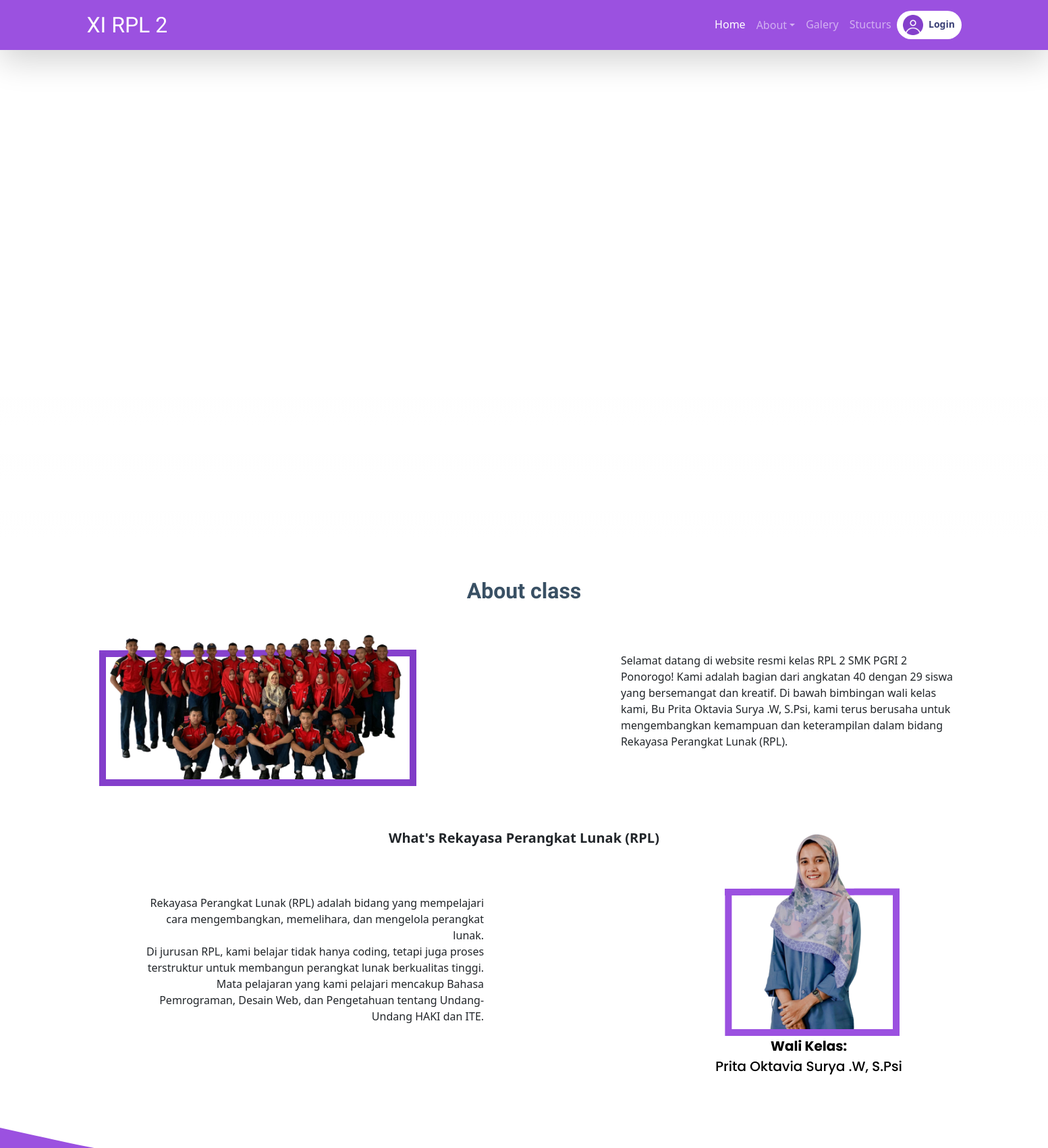
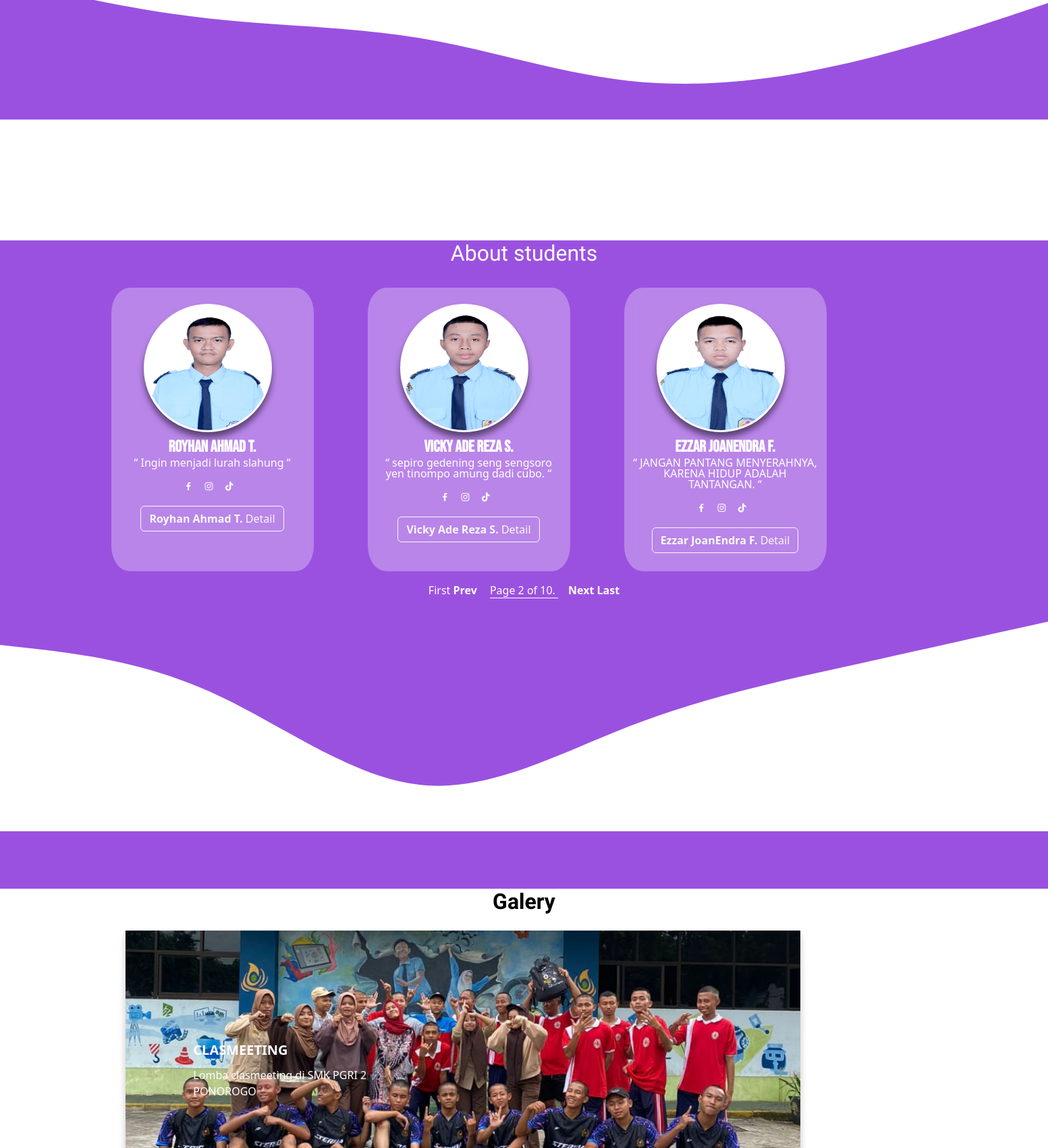
Screenshot of /?page=2 (upper part) with the database file from the repository (2 pictures, top to bottom).
### kelas/models.py (models this page shows, shortened)
class AboutStudent(models.Model):
    name = models.CharField(max_length=255)
    motto = models.CharField(max_length=255)
    studentImg = models.ImageField(upload_to=filepath, null=True, blank=False)
    about = models.CharField(max_length=600, null=True)
    hobi = models.CharField(max_length=255, null=True)
    skils = models.CharField(max_length=200, blank=True, null=True)

### kelas/views.py (the view)
# urls.py: path("", views.index, name="index"),
def index(request):
    cards = AboutStudent.objects.all()
    paginator = Paginator(cards, 3)
    page_number = request.GET.get('page')
    page_obj = paginator.get_page(page_number)
    return render(request, 'index.html', {'page_obj': page_obj})

### kelas/templates/index.html (shortened to what this page needs)
{% extends "layout.html" %} {% load static %}
    {% block content %}
    <section class="jumbotron text-center hero-section text-white">
      <video autoplay loop muted playsinline class="bg-video">
        <source src="{% static 'asset/vid/video-hero-section.mp4' %}" type="video/mp4" />
      </video>
      <div class="overlay"></div>
      <div class="kelas position-relative">
        <h1 class="display-4 kelas-name">XI RPL 2</h1>
        <div class="lh-1">
          <p class="lead" style="margin-top: -10px">SMK PGRI 2 PONOROGO - Force 40.</p>
          <p class="lead fw-medium" style="margin-top: -11px"><span class="kelas-motto fs-3">Life's a rollercoaster,</span> sometimes low, sometimes coding.</p>
          <div class="sosmed lead d-flex text-center align-items-center justify-content-center">
            <a href="tiktok.com" class="nav-link text-decoration-none fs-3 me-3 badge"><i class="bx bxl-tiktok"></i></a>
            <a href="instagram.com" class="nav-link text-decoration-none fs-3"><i class="bx bxl-instagram"></i></a>
          </div>
          <div class="sosmed-border text-center justify-content-center align-items-center"></div>
        </div>
      </div>
    </section>
    <section class="about-class" id="about-class">
      <div class="row text-center mt-3">
        <div class="col">
          <h2 class="h-page fw-bold">About class</h2>
        </div>
      </div>
      <div class="row justify-content-around fs-5 text-center">
        <div class="fotbar col-md-4"><img src="{% static "asset/img/Group 6.png" %}" alt=""></div>
        <div class="kelas-text col-md-4 text-start">
          <p>
            Selamat datang di website resmi kelas RPL 2 SMK PGRI 2 Ponorogo! Kami adalah bagian dari angkatan 40 dengan 29 siswa yang bersemangat dan kreatif. Di bawah bimbingan wali kelas kami, Bu Prita Oktavia Surya .W, S.Psi, kami terus
            berusaha untuk mengembangkan kemampuan dan keterampilan dalam bidang Rekayasa Perangkat Lunak (RPL).
          </p>
        </div>
      </div>
      <div class="row justify-content-around fs-5 text-center mt-3">
        <div class="row">
          <div class="col">
            <h2 class="fs-5 mt-5 fw-semibold">What's Rekayasa Perangkat Lunak (RPL)</h2>
          </div>
        </div>
        <div class="kelas-text text-rpl col-md-4 text-end">
          Rekayasa Perangkat Lunak (RPL) adalah bidang yang mempelajari cara mengembangkan, memelihara, dan mengelola perangkat lunak. <br />
          Di jurusan RPL, kami belajar tidak hanya coding, tetapi juga proses terstruktur untuk membangun perangkat lunak berkualitas tinggi. Mata pelajaran yang kami pelajari mencakup Bahasa Pemrograman, Desain Web, dan Pengetahuan tentang
          Undang-Undang HAKI dan ITE.
        </div>
        <div class="fotbar col-md-4"><img src="{% static "asset/img/Group 11.png" %}" alt=""></div>
      </div>
    </section>
     <section class="about-students" id="about-students">
      <div class="container">
        <div class="row">
          <div class="col">
            <h2 class="h-page text-white text-center">About students</h2>
          </div>
        </div>
        <div class="row">
          {% for card in page_obj.object_list %}
          <div class="card-box col-md-5 mt-4  justify-content-center align-items-center ms-5">
            <div class="card-image">
              <img src="{{ card.studentImg.url }}" alt="" class="card-img text-center mt-4" />
            </div>
            <h2 class="name text-white text-center mt-2 fs-4 fw-bold">{{ card.name }}</h2>
            <p class="motto text-center text-wrap text-white lh-1">{{ card.motto }}</p>
            <p class="socials text-center text-decoration-none">
              <a href="#"><i class="bx bxl-facebook"></i></a>
              <a href="#"><i class="bx bxl-instagram"></i></a>
              <a href="#"><i class="bx bxl-tiktok"></i></a>
            </p>
            <div class="btn-detail text-center"><a href="detail/{{ card.id }} " class="btn btn-outline-light"><span class="fw-semibold">{{ card.name }}</span> Detail</a></div>
          </div>
          {% endfor %}
        </div>
        <div class="row">
          <div class="col">
             <div class="pagination d-flex justify-content-center mt-3">
            <span>
              {% if page_obj.has_previous %}
                <a href="?page=1" class="text-decoration-none fw-fw-semibold text-white">First</a>
                <a href="?page={{ page_obj.previous_page_number }}" class="text-decoration-none fw-bold text-white">Prev</a>
              {% endif %}
              <span class="current text-white" style="border-bottom: 1px solid #fff; margin: 0 15px"> Page {{ page_obj.number }} of {{ page_obj.paginator.num_pages }}. </span>
              {% if page_obj.has_next %}
                <a href="?page={{ page_obj.next_page_number }}" class="text-decoration-none fw-semibold text-white">Next</a>
                <a href="?page={{ page_obj.paginator.num_pages }}" class="text-decoration-none text-white fw-bold">Last</a>
              {% endif %}
            </span>
          </div>
          </div>
        </div>
      </div>
    </section>
    <section class="galery" id="galery">
      <div class="row">
        <div class="col">
          <h2 class="text-center text-black fw-bold h-page" style="bottom: 3%">Galery</h2>
        </div>
      </div>
      <div class="container-galery container">
        <div class="slide">
          <div class="item shdadow-lg galery-2" style="background-image: url({% static "asset/galery/galery-kelas-1.jpeg" %});">
            <div class="content">
              <div class="name">Clasmeeting</div>
              <div class="des">Lomba clasmeeting di SMK PGRI 2 PONOROGO</div>
            </div>
          </div>
        </div>
      </div>
    </section>
{% endblock %}

### rows the page displays
AboutStudent: studentImg (picture), name "Royhan Ahmad T.", motto "“ Ingin menjadi lurah slahung “"
AboutStudent: studentImg (picture), name "Vicky Ade Reza S.", motto "“ sepiro gedening seng sengsoro yen tinompo amung dadi cubo. “"
AboutStudent: studentImg (picture), name "Ezzar JoanEndra F.", motto "“ JANGAN PANTANG MENYERAHNYA, KARENA HIDUP ADALAH TANTANGAN. “"

### other values shown
{{ page_obj.number }} "2"
{{ page_obj.paginator.num_pages }} "10"
